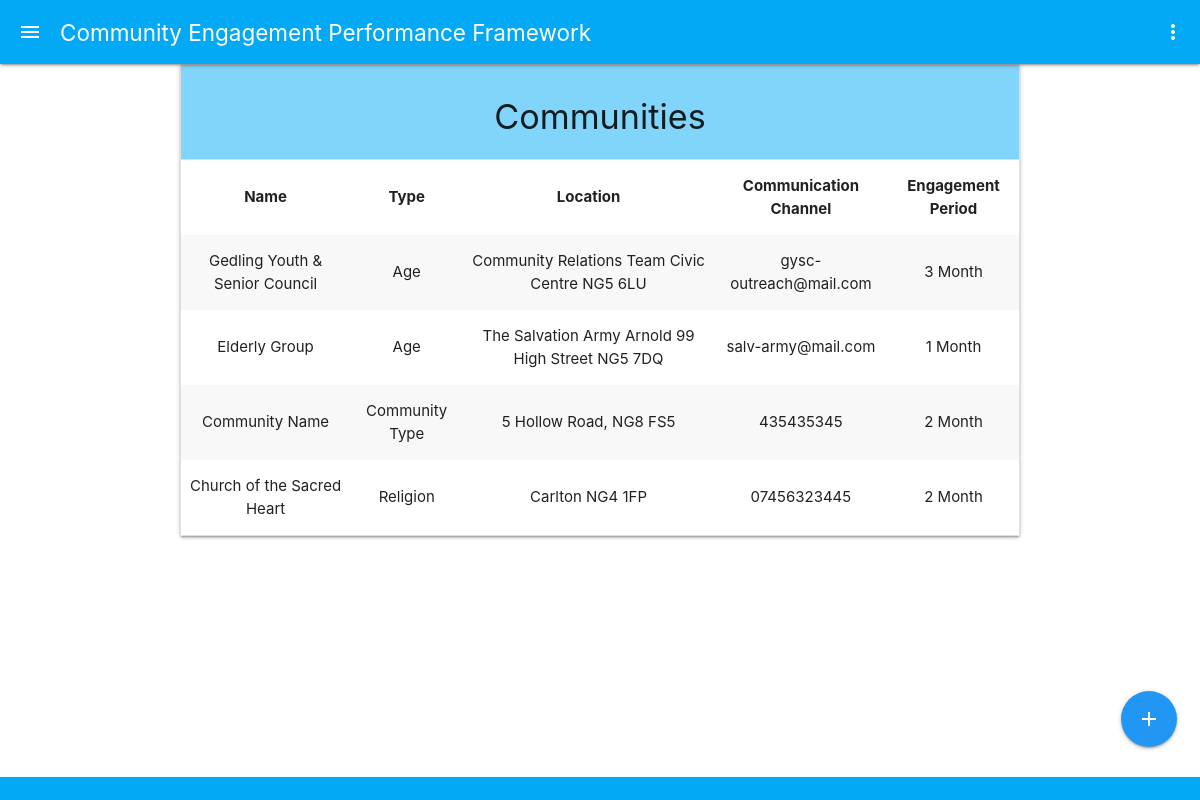
/communities (signed in), run on the app's committed database.
### cepf/models.py (models this page shows)
class Community(models.Model):
    name = models.CharField(max_length=50)
    type = models.CharField(max_length=50)
    location = models.CharField(max_length=100)
    communication_channel = models.CharField(max_length=50)
    engagement_period = models.CharField(max_length=5)
    engagement_period_multipler = models.IntegerField()
    class Meta:
        db_table = 'Community'
        verbose_name_plural = 'Community'

### cepf/views.py (the view)
# urls.py: path('communities', views.communities, name='communities'),
@login_required(login_url='/auth/login/')
@staff_member_required
def communities(request):
    items = Community.objects.all().order_by('type')
    return render(request, 'communities.html', {'items': items})

### templates/communities.html (shortened to what this page needs)
{% extends 'base.html' %}
{% load static %}
{% block head %}
<link rel="stylesheet" href="{% static "css/communities.css" %}">
{% endblock %}
{% block content %}
<main>
        <div class="container">
                <ul class="collapsible collection with-header">
                        <li class="collection-header light-blue lighten-3">
                                <h4 class="center-align">Communities</h4>
                        </li>
                        <li class="scrollable">
                                <table class="striped centered">
                                        <thead>
                                                <tr>
                                                <th>Name</th>
                                                <th>Type</th>
                                                <th>Location</th>
                                                <th>Communication Channel</th>
                                                <th>Engagement Period</th>
                                                </tr>
                                        </thead>
                                        <tbody>
                                                {% for item in items %}
                                                <tr>
                                                        <td>{{ item.name }}</td>
                                                        <td>{{ item.type }}</td>
                                                        <td>{{ item.location }}</td>
                                                        <td>{{ item.communication_channel }}</td>
                                                        <td>{{ item.engagement_period_multipler }} {{ item.engagement_period }}</td>
                                                </tr>
                                                {% endfor %}
                                        </tbody>
                                </table>
                        </li>
                </ul>
        </div>
        <div class="fixed-action-btn">
                <a href="{% url 'add_community' %}" class="btn-floating blue btn-large" id="add-button">
                <i class="material-icons">add</i>
                </a>
        </div>
</main>
{% endblock %}

### static/css/base.css (style rules this page uses)
main { margin-top: 30px; margin-bottom: 23px; }
.scrollable { overflow: auto !important; }

### static/css/communities.css (style rules this page uses)
#add-button { bottom: 30px; }
main { margin-top: 0px; }
.collapsible { margin-top: 0px; }

### data on the page
Community: name "Gedling Youth & Senior Council", type "Age", location "Community Relations Team Civic Centre NG5 6LU", communication_channel "gysc-outreach@mail.com", engagement_period_multipler "3", engagement_period "Month"
Community: name "Elderly Group", type "Age", location "The Salvation Army Arnold 99 High Street NG5 7DQ", communication_channel "salv-army@mail.com", engagement_period_multipler "1", engagement_period "Month"
Community: name "Community Name", type "Community Type", location "5 Hollow Road, NG8 FS5", communication_channel "435435345", engagement_period_multipler "2", engagement_period "Month"
Community: name "Church of the Sacred Heart", type "Religion", location "Carlton NG4 1FP", communication_channel "07456323445", engagement_period_multipler "2", engagement_period "Month"
